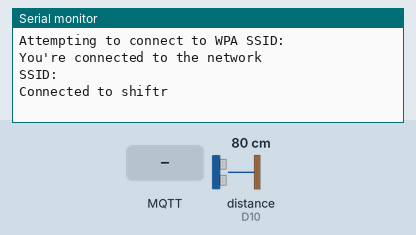
Bench run of a sketch on a simulated Arduino MKR. Shown: the last lines printed to the serial monitor. The test bench sets the inputs (shaded band); at power-on: distance to the obstacle (sensor on D10) 80 cm. The echo pulse lasts 58.3 µs per cm; WiFi joins after 1.5 s; servers stay silent unless stated; no MQTT or app messages arrive unless stated; not simulated (calls return 0 or success): arduino_secrets.h.

Above: at 12.7 s.
12.8 s: MQTT message "0" arrives on the first subscribed topic
At 13.4 s:
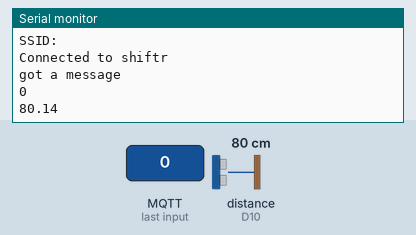
14.3 s: MQTT message "on" arrives on the first subscribed topic
At 15.5 s:
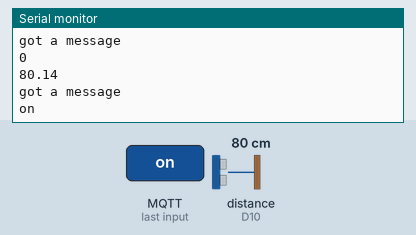
15.8 s: MQTT message "off" arrives on the first subscribed topic
At 16.7 s:
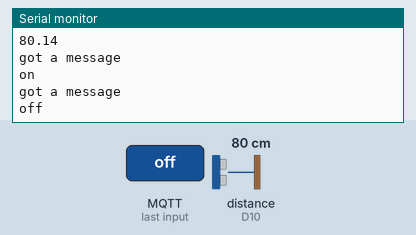

Measured:
- after the input at 12.8 s, the serial monitor: prints a new line at once (image 1)
- after the input at 14.3 s, the serial monitor: prints a new line at once (image 2)
- after the input at 15.8 s, the serial monitor: prints a new line at once (image 3)

The sketch:

main.ino
```cpp
#include <SPI.h>
#include <WiFi101.h>
#include <MQTTClient.h>

#define TRIGGER 9
#define ECHO 10

#include "arduino_secrets.h"
char ssid[] = SECRET_SSID;
char pass[] = SECRET_PASS;
int status = WL_IDLE_STATUS;

WiFiClient wifi_client;
MQTTClient mqtt_client;

void handleMessage(String &topic, String &payload) {
  Serial.println("got a message");
  Serial.println(payload);
  if (payload == "0") {
    float distance = ultrasonic();
    Serial.println(distance);
    mqtt_client.publish("/data", (String) distance);
  }

}
float ultrasonic() {
  digitalWrite(TRIGGER, LOW);
  delayMicroseconds(5);
  digitalWrite(TRIGGER, HIGH);
  delayMicroseconds(10);
  digitalWrite(TRIGGER, LOW);

  float duration = pulseIn(ECHO, HIGH);

  return duration / 58.2;

}
void setup() {
  WiFi.setPins(8, 7, 4, 2);
  Serial.begin(9600);

  pinMode(TRIGGER, OUTPUT);
  pinMode(ECHO, INPUT);

  connectShiftr();
}

void loop() {

  mqtt_client.loop();

  if(!mqtt_client.connected()){
    connectShiftr();
  }
}

bool connectShiftr() {

  while ( status != WL_CONNECTED) {
    Serial.print("Attempting to connect to WPA SSID: ");
    Serial.println(ssid);

    status = WiFi.begin(ssid, pass);
    delay(10000);
  }

  Serial.println("You're connected to the network");
  Serial.print("SSID: ");
  Serial.println(WiFi.SSID());

  mqtt_client.begin("broker.shiftr.io", wifi_client);
  mqtt_client.onMessage(handleMessage);
  while (!mqtt_client.connect(SHIFTR_NAME, SHIFTR_USER, SHIFTR_PASS)) {
    Serial.println("Connecting to shiftr");
    delay(1000);
  }
  mqtt_client.subscribe("/measure");
  Serial.println("Connected to shiftr");
  return true;
}
```
